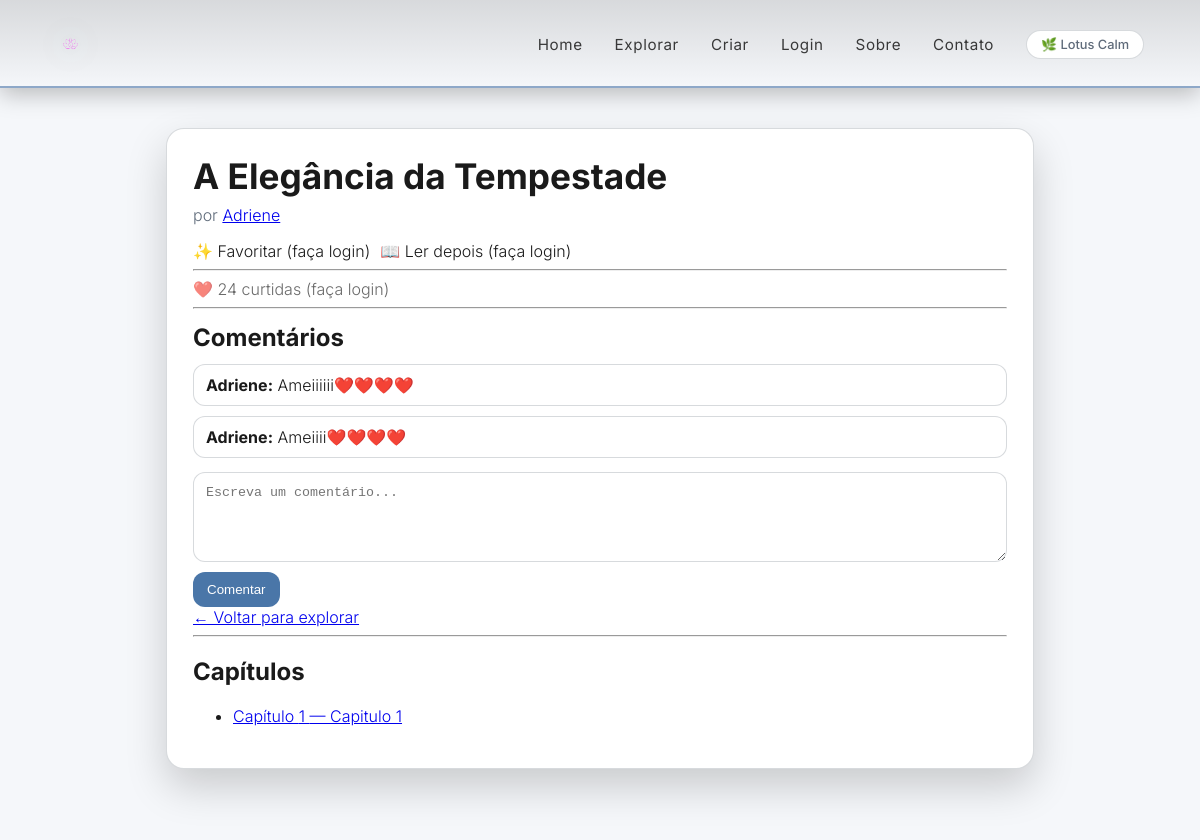
Page /fanfic/1/ on the committed database.
### fanfics/models.py (models this page shows, shortened)
class Fanfic(models.Model):
    ESTADO_CHOICES = (
        ("andamento", "Em andamento"),
        ("completa", "Completa"),
    )
    VISIBILIDADE_CHOICES = (
        ("draft", "Rascunho"),
        ("published", "Publicado"),
    )
    titulo = models.CharField(max_length=200)
    descricao = models.TextField()
    conteudo = models.TextField()
    autor = models.ForeignKey(User, on_delete=models.CASCADE, related_name="fanfics")
    tags = models.ManyToManyField(Tag, blank=True, related_name="fanfics")
    likes = models.IntegerField(default=0)
    estado = models.CharField(
        max_length=20,
        choices=ESTADO_CHOICES,
        default="andamento"
    )
    visibilidade = models.CharField(
        max_length=10,
        choices=VISIBILIDADE_CHOICES,
        default="draft"
    )
    criado_em = models.DateTimeField(auto_now_add=True)

class Comentario(models.Model):
    fanfic = models.ForeignKey(
        Fanfic,
        related_name="comentarios",
        on_delete=models.CASCADE
    )
    autor = models.CharField(max_length=100)
    texto = models.TextField()
    criado_em = models.DateTimeField(auto_now_add=True)

class Capitulo(models.Model):
    fanfic = models.ForeignKey(
        Fanfic,
        on_delete=models.CASCADE,
        related_name="capitulos"
    )
    titulo = models.CharField(max_length=200)
    conteudo = models.TextField()
    ordem = models.PositiveIntegerField()
    criado_em = models.DateTimeField(auto_now_add=True)

### fanfics/views.py (the view)
# urls.py: path('fanfic/<int:id>/', views.fanfic_detail, name='fanfic_detail'),
def fanfic_detail(request, id):
    fanfic = get_object_or_404(Fanfic, id=id)
    if fanfic.visibilidade == "draft" and fanfic.autor != request.user:
        return redirect("explorar")  # ou pode retornar 404 se preferir
    return render(request, 'ver_fanfic.html', {'fanfic': fanfic})

### templates/ver_fanfic.html (shortened to what this page needs)
{% extends 'base.html' %}
{% load static %}
{% block extra_css %}
  <link rel="stylesheet" href="{% static 'css/ver_fanfic.css' %}">
{% endblock %}
{% block content %}
<main class="reading-mode">
    <article class="fanfic-content">
        <header class="fanfic-header">
            <h1>{{ fanfic.titulo }}</h1>
            <p class="fanfic-meta">
                por
                <a href="{% url 'perfil_autor' fanfic.autor.username %}">
                    {{ fanfic.autor.username }}
                </a>
            </p>
        </header>
        <div class="acoes-fanfic">
            {% if user.is_authenticated %}
                <a href="{% url 'adicionar_lista' fanfic.id 'favoritos' %}">
                    ✨ Favoritar
                </a>
                <a href="{% url 'adicionar_lista' fanfic.id 'ler_depois' %}">
                    📖 Ler depois
                </a>
            {% else %}
                <span>✨ Favoritar (faça login)</span>
                <span>📖 Ler depois (faça login)</span>
            {% endif %}
        </div>
        <hr>
        <section class="fanfic-actions">
            {% if user.is_authenticated %}
                <a href="{% url 'dar_like' fanfic.id %}" class="like-btn">
                    ❤️ {{ fanfic.likes }} curtidas
                </a>
            {% else %}
                <span class="like-disabled">
                    ❤️ {{ fanfic.likes }} curtidas (faça login)
                </span>
            {% endif %}
        </section>
        <hr>
        <section class="fanfic-comments">
            <h2>Comentários</h2>
            <ul class="comentarios-lista">
                {% for c in fanfic.comentarios.all %}
                    <li>
                        <strong>{{ c.autor }}:</strong>
                        {{ c.texto }}
                    </li>
                {% empty %}
                    <li class="muted">Nenhum comentário ainda.</li>
                {% endfor %}
            </ul>
            <form action="{% url 'comentar' fanfic.id %}" method="POST">
                <textarea name="texto" required placeholder="Escreva um comentário..."></textarea>
                <button type="submit">Comentar</button>
            </form>
        </section>
        <a href="{% url 'explorar' %}" class="voltar">
            ← Voltar para explorar
        </a>
        <hr>
        <section class="lista-capitulos">
            <h2>Capítulos</h2>
            <ul>
                {% for cap in fanfic.capitulos.all %}
                    <li>
                        <a href="{% url 'ler_capitulo' fanfic.id cap.ordem %}">
                            Capítulo {{ cap.ordem }} — {{ cap.titulo }}
                        </a>
                    </li>
                {% empty %}
                    <li class="muted">Nenhum capítulo publicado ainda.</li>
                {% endfor %}
            </ul>
        </section>
    </article>
</main>
{% endblock %}

### static/css/home.css (style rules this page uses)
:root { --bg-color:#f5f7fa; --text-color:#1a1a1a; --card-color:#ffffff; --accent-color:#4a76a8; --secondary-text:#5f6b7a; --border-color: color-mix(in srgb, var(--secondary-text) 25%, transparent); --shadow: 0 18px 40px rgba(0,0,0,.18); --shadow-strong: 0 28px 60px rgba(0,0,0,.28); }
body.theme-calm { --bg-color:#f5f7fa; --text-color:#1a1a1a; --card-color:#ffffff; --accent-color:#4a76a8; --secondary-text:#5f6b7a; }
* { box-sizing:border-box; }
html, body { height:100%; }
body { margin:0; font-family:"Inter", sans-serif; font-weight:300; background:var(--bg-color); color:var(--text-color); -webkit-font-smoothing:antialiased; text-rendering:optimizeLegibility; }
body, .navbar, main, .theme-current, .theme-dropdown, .nav-links a { transition: background-color .45s ease, color .35s ease, border-color .35s ease, box-shadow .35s ease; }
main { padding-top:88px; min-height: calc(100vh - 88px); background: var(--bg-color); }

### static/css/ver_fanfic.css (style rules this page uses)
.reading-mode { max-width: 900px; margin: 40px auto; padding: 0 16px; }
.fanfic-content { background: var(--card-color); border: 1px solid var(--border-color); border-radius: 18px; padding: 26px; box-shadow: var(--shadow); }
.fanfic-header h1 { margin: 0 0 8px; font-size: 2.2rem; }
.fanfic-meta { margin: 0 0 16px; color: var(--secondary-text); }
.acoes-fanfic, .fanfic-actions { display: flex; flex-wrap: wrap; gap: 10px; align-items: center; }
.like-disabled { opacity: .65; }
.fanfic-comments h2 { margin: 14px 0 12px; }
.comentarios-lista { list-style: none; padding-left: 0; margin: 0 0 14px; }
.comentarios-lista li { padding: 10px 12px; border: 1px solid var(--border-color); border-radius: 12px; margin-bottom: 10px; background: var(--card-color); }
.fanfic-comments form { display: grid; gap: 10px; margin-top: 10px; }
.fanfic-comments textarea { width: 100%; min-height: 90px; padding: 12px; border-radius: 12px; border: 1px solid var(--border-color); background: var(--card-color); color: var(--text-color); outline: none; }
.fanfic-comments button { justify-self: start; padding: 10px 14px; border-radius: 12px; border: none; background: var(--accent-color); color: white; cursor: pointer; }

### rows in the picture
Fanfic: titulo "A Elegância da Tempestade", autor.username "Adriene", likes "24"
Comentario: autor "Adriene", texto "Ameiiiiii❤️❤️❤️❤️"
Comentario: autor "Adriene", texto "Ameiiii❤️❤️❤️❤️"
Capitulo: ordem "1", titulo "Capitulo 1"
